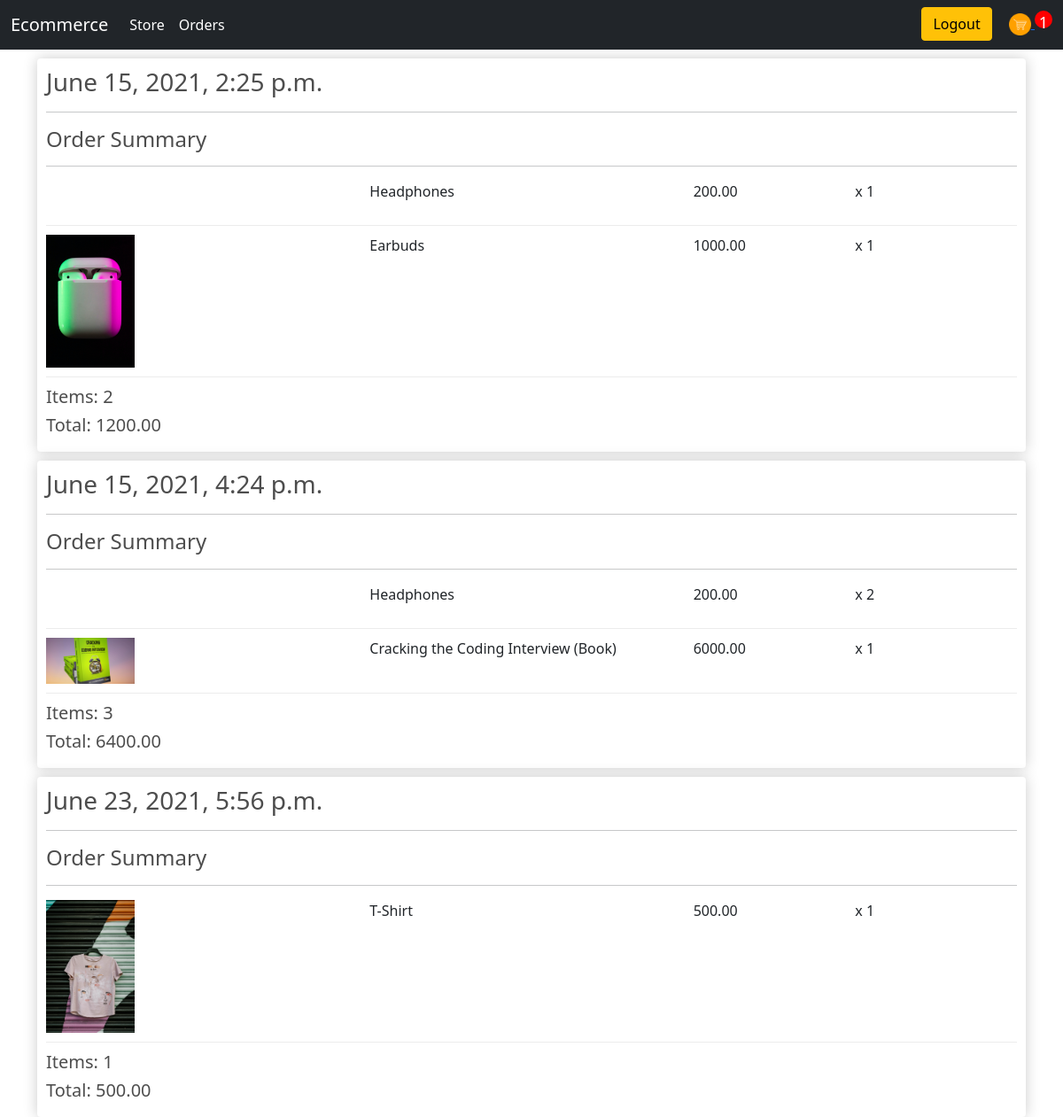
The app's page /orderRecords/ (signed in) with its own data.
### store/models.py (models this page shows, shortened)
class Order(models.Model):
    customer = models.ForeignKey(Customer,on_delete=models.SET_NULL, null=True,blank=True)
    date_ordered = models.DateTimeField(auto_now_add=True)
    complete = models.BooleanField(default=False,null=True, blank=False)
    transaction_id = models.CharField(max_length=100, null = True)
    @property
    def get_cart_total(self):
        orderitems = self.orderitem_set.all()
        total = sum([item.get_total for item in orderitems])
        return total
    @property
    def get_cart_items(self):
        orderitems = self.orderitem_set.all()
        total = sum([item.quantity for item in orderitems])
        return total

class OrderItem(models.Model):
    product = models.ForeignKey(Product,on_delete=models.SET_NULL, null=True)
    order = models.ForeignKey(Order,on_delete=models.SET_NULL,null=True)
    quantity = models.IntegerField(default=0, null=True,blank=True)
    date_added = models.DateTimeField(auto_now_add=True)
    @property
    def get_total(self):
        total = self.product.price * self.quantity
        return total

class Product(models.Model):
    name = models.CharField(max_length=200, null=True)
    price = models.DecimalField(max_digits=7,decimal_places=2)
    digital = models.BooleanField(default=False,null=True,blank=False)
    image = models.ImageField(null=True,blank=True)
    @property
    def imageURL(self):
        try:
            url = self.image.url
        except:
            url = ''
        return url

### store/views.py (the view)
# urls.py: path('orderRecords/',views.OrderRecords,name='orderRecords'),
@login_required(login_url="userLogin")
def OrderRecords(request):
    if request.user.is_authenticated:
        Customer = request.user.customer
        Curorder, created = Order.objects.get_or_create(
            customer=Customer, complete=False)
        cartItems = Curorder.get_cart_items
        orders = Customer.order_set.all()
        orderRecords = []
        for order in orders:
            items = order.orderitem_set.all()
            cart_items = order.get_cart_items
            cart_total = order.get_cart_total
            records = {
                'date': order.date_ordered,
                'items': items,
                'cart_items': cart_items,
                'cart_total': cart_total,
                'items': items
            }
            orderRecords.append(records)
        context = {'records': orderRecords, 'cartItems': cartItems}
    return render(request, 'store/orderRecords.html', context)

### store/templates/store/orderRecords.html
{%extends 'store/main.html'%}
{%load static%}
{%block content%}
    {%for order in records%}
        <div class="col-lg-12">
            <div class="box-element">
            <h3>{{order.date}}</h3>
            <hr />
            <h4>Order Summary</h4>
            <hr />
            {%for item in order.items%}
            <div class="cart-row">
                <div style="flex: 2">
                <img class="row-image" src="{{item.product.imageURL}}" alt="" />
                </div>
                <div style="flex: 2"><p>{{item.product.name}}</p></div>
                <div style="flex: 1"><p>{{item.product.price|floatformat:2}}</p></div>
                <div style="flex: 1"><p>x {{item.quantity}}</p></div>
            </div>
            {%endfor%}
            <h5>Items: {{order.cart_items}}</h5>
            <h5>Total: {{order.cart_total}}</h5>
            </div>
        </div>
      {%endfor%}
{%endblock%}

### static/css/main.css (style rules this page uses)
body { background-color: hsl(0, 0%, 98%); }
h1,h2,h3,h4,h5,h6 { color:hsl(0, 0%, 30%); }
.box-element { box-shadow:hsl(0, 0%, 80%) 0 0 16px; background-color: #fff; border-radius: 4px; padding: 10px; }
.col-lg-4, .col-lg-6, .col-lg-8, .col-lg-12 { margin-top: 10px; }
.row-image { width: 100px; }
.cart-row { display: flex; align-items: flex-stretch; padding-bottom: 10px; margin-bottom: 10px; border-bottom: 1px solid #ececec; }

### records on screen
Order: date "June 15, 2021, 2:25 p.m."
OrderItem: product.name "Headphones", product.price "200.00", quantity "1"
OrderItem: product.imageURL (picture), product.name "Earbuds", product.price "1000.00", quantity "1"
Order: date "June 15, 2021, 4:24 p.m."
OrderItem: product.name "Headphones", product.price "200.00", quantity "2"
OrderItem: product.imageURL (picture), product.name "Cracking the Coding Interview (Book)", product.price "6000.00", quantity "1"
Order: date "June 23, 2021, 5:56 p.m."
OrderItem: product.imageURL (picture), product.name "T-Shirt", product.price "500.00", quantity "1"

### other values on screen
{{ cartItems }} "1"
{{ order.cart_items }} "2" "3" "1"
{{ order.cart_total }} "1200.00" "6400.00" "500.00"
